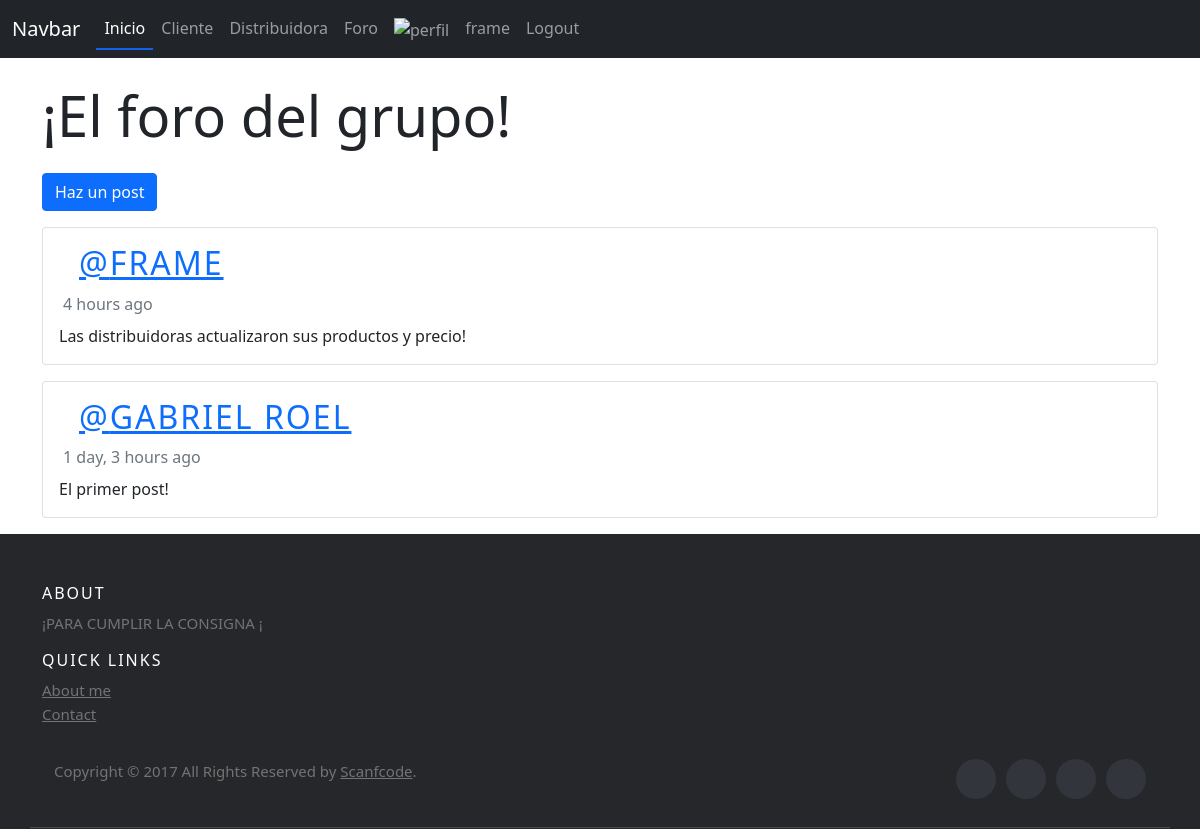
The page /foro/ (signed in) on the database its author committed.
### Roel/models.py (models this page shows, shortened)
class Post(models.Model):
    user = models.ForeignKey(User, on_delete=models.CASCADE, related_name='post')
    timestamp = models.DateTimeField(default=timezone.now)
    content = models.TextField()
    class Meta:
        ordering = ['-timestamp']

### Roel/views.py (the view)
# urls.py: path('foro/', foro, name='foro'),
@login_required
def foro(request):
    avatar = getavatar(request)
    posts = Post.objects.all()
    context = {'posts':posts, "avatar":avatar}
    return render(request,'Roel/foro/foro.html', context )

### Roel/views.py (called while the page is built)
@login_required
def getavatar(request):
    avatar = Avatar.objects.filter(user = request.user.id)
    try:
        avatar = avatar[0].image.url
    except:
        avatar = None
    return avatar

### Roel/templates/Roel/foro/foro.html (shortened to what this page needs)
{% extends "Roel/inicio.html" %}
{% load humanize %}
{% load static %}
{% block contenidoQueCambia %}
    <div class="container mt-4">
        <h1 class="display-4 mb-4">¡El foro del grupo!</h1>
        <a href="{% url 'post' %}" class="btn btn-primary mb-3">Haz un post</a>
        {% for post in posts %}
            <article class="card mb-3">
                <div class="card-body">
                    <h2 class="card-title username"><a href="">{% if post.user.first_name or post.user.last_name %}@{{ post.user.get_full_name }}{% else %}@{{ post.user.username }}{% endif %}</a></h2>
                    <p class="card-subtitle text-muted mb-2">
                         <time data-time="#">{{ post.timestamp|naturaltime }}</time>
                    </p>
                    <p class="card-text">{{ post.content }}</p>
                </div>
            </article>
        {% endfor %}
    </div>
{% endblock %}

### Roel/templates/Roel/inicio.html (shortened to what this page needs)
<!DOCTYPE html>
<html lang="en">
<head>
    {% load static %}
    <link href="{% static 'Roel/css/Style.css'%}" rel="stylesheet"/>
    <link href="https://cdn.jsdelivr.net/npm/bootstrap@5.0.2/dist/css/bootstrap.min.css" rel="stylesheet">
</head>
<body>
    <nav class="navbar navbar-expand-lg navbar-dark bg-dark">
        <div class="container-fluid">
          <a class="navbar-brand" href="#">Navbar</a>
          <div class="collapse navbar-collapse" id="navbarNav">
            <ul class="navbar-nav">
              <li class="nav-item">
                <a class="nav-link active" aria-current="page" href="{% url 'inicio' %}">Inicio</a>
              </li>
              <li class="nav-item">
                <a class="nav-link" href="{% url 'cliente' %}">Cliente</a>
              </li>
              <li class="nav-item">
                <a class="nav-link" href="{% url 'distri' %}">Distribuidora</a>
              </li>
              <li class="nav-item">
                <a class="nav-link" href="{% url 'foro' %}">Foro</a>
              </li>
              <li class="nav-item">
              <a class="nav-link navText" href=""><img src="{{avatar}}" width="40px" alt="perfil"></a></li>
              <li class="nav-item">
                <a class="nav-link" href="{% url 'perfil' %}">{{user.username}}</a>
              </li>
              <li class="nav-item">
                <a class="nav-link" href="{% url 'Logout' %}">Logout</a>
              </li>
            </ul>
          </div>
        </div>
    </nav>
    {% block contenidoQueCambia %}{% endblock %}
<footer class="site-footer">
      <div class="container">
        <div class="row">
          <div class="col-sm-12 col-md-6">
            <h6>About</h6>
            <p class="text-justify">¡PARA CUMPLIR LA CONSIGNA ¡</p>
          <div class="col-xs-6 col-md-3">
            <h6>Quick Links</h6>
            <ul class="footer-links">
              <li><a href="{% url 'aboutme' %}">About me</a></li>
              <li><a href="https://www.linkedin.com/in/gabriel-roel-187a8b247/">Contact</a></li>
            </ul>
          </div>
        </div>
      </div>
      <div class="container">
        <div class="row">
          <div class="col-md-8 col-sm-6 col-xs-12">
            <p class="copyright-text">Copyright &copy; 2017 All Rights Reserved by
         <a href="#">Scanfcode</a>.
            </p>
          </div>
          <div class="col-md-4 col-sm-6 col-xs-12">
            <ul class="social-icons">
              <li><a class="facebook" href="#"></a></li>
              <li><a class="twitter" href="#"></a></li>
              <li><a class="dribbble" href="#"></a></li>
              <li><a class="linkedin" href="#"></a></li>
            </ul>
          </div>
        </div>
      </div>
</footer>
</body>
</html>

### Roel/static/Roel/css/Style.css (style rules this page uses)
body { margin: 0; padding: 0; width: 100%; }
.active { border-bottom: 2px solid #1161ed; }
h2 { padding-left: 12px; font-size: 22px; text-transform: uppercase; padding-bottom: 5px; letter-spacing: 2px; display: inline-block; font-weight: 100; }
h2:first-child { padding-left: 0px; }
h2,span,.custom-checkbox { margin-left: 20px; }
.site-footer { background-color:#26272b; padding:45px 0 20px; font-size:15px; line-height:24px; color:#737373; }
.site-footer h6 { color:#fff; font-size:16px; text-transform:uppercase; margin-top:5px; letter-spacing:2px }
.site-footer a { color:#737373; }
.footer-links { padding-left:0; list-style:none }
.footer-links li { display:block }
.footer-links a { color:#737373 }
.site-footer .social-icons { text-align:right }
.site-footer .social-icons a { width:40px; height:40px; line-height:40px; margin-left:6px; margin-right:0; border-radius:100%; background-color:#33353d }
.copyright-text { margin:0 }
.social-icons { padding-left:0; margin-bottom:0; list-style:none }
.social-icons li { display:inline-block; margin-bottom:4px }
.social-icons a { background-color:#eceeef; color:#818a91; font-size:16px; display:inline-block; line-height:44px; width:44px; height:44px; text-align:center; margin-right:8px; border-radius:100%; -webkit-transition:all .2s linear; -o-transition:all .2s linear; transition:all .2s linear }

### rows shown on the page
Post: user.username "FRAME", timestamp "4 hours ago", content "Las distribuidoras actualizaron sus productos y precio!"
Post: user.get_full_name "GABRIEL ROEL", timestamp "1 day, 3 hours ago", content "El primer post!"

### other values the page prints
{{ user.username }} "frame"
